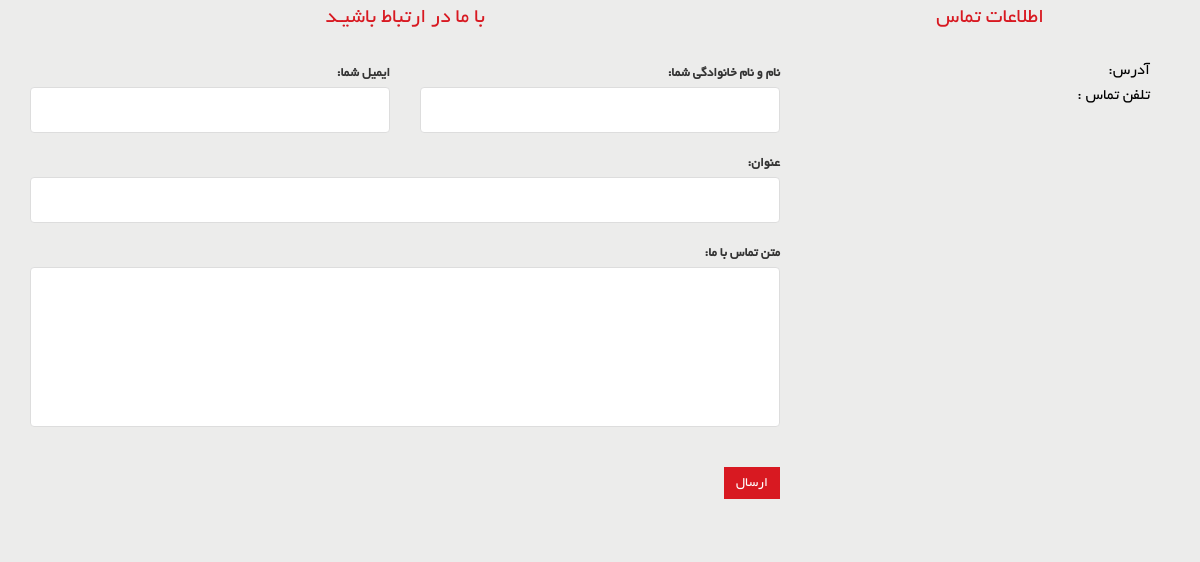
The page /contact-us/ on the database as committed earlier.
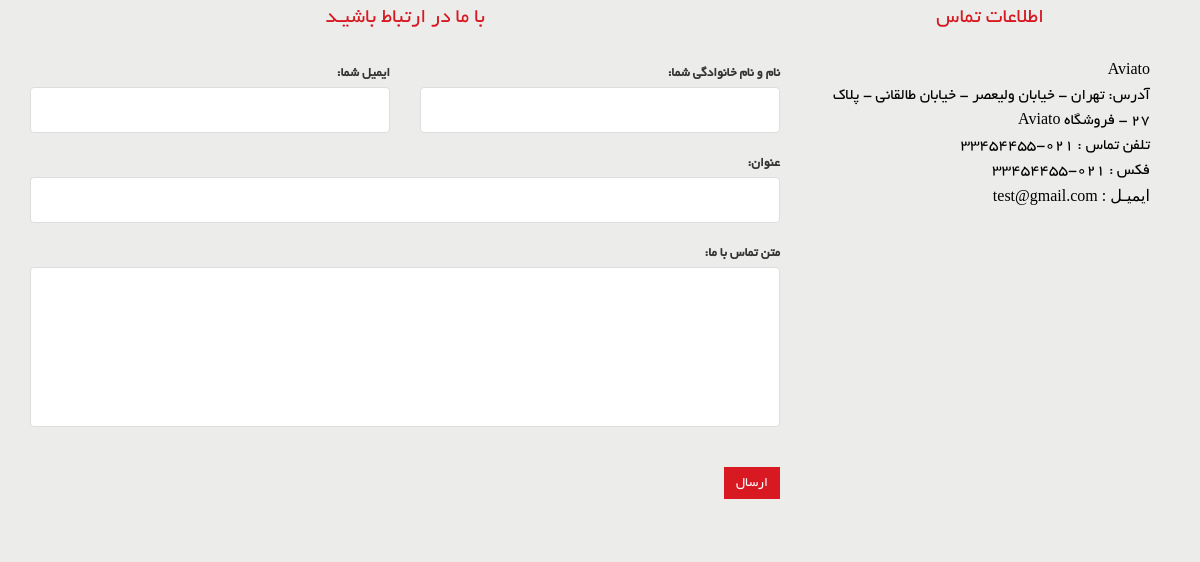
The same page on the database as committed later.
### site_module/models.py (models this page shows, shortened)
class SiteSetting(models.Model):
    site_name = models.CharField(max_length=200, verbose_name='نام سایت')
    site_url = models.CharField(max_length=200, verbose_name='دامنه سایت')
    address = models.CharField(max_length=200, verbose_name='آدرس')
    phone = models.CharField(max_length=200, null=True, blank=True, verbose_name='تلفن')
    fax = models.CharField(max_length=200, null=True, blank=True, verbose_name='فکس')
    email = models.CharField(max_length=200, null=True, blank=True, verbose_name='ایمیل')
    copy_right = models.TextField(verbose_name='متن کپی رایت سایت')
    about_us_text = models.TextField(verbose_name='متن درباره ما سایت')
    site_logo = models.ImageField(upload_to='images/site-setting/', verbose_name='لوگو سایت')
    is_main_setting = models.BooleanField(verbose_name='تنظیمات اصلی')
    class Meta:
        verbose_name = 'تنظیمات سایت'
        verbose_name_plural = 'تنظیمات'

### contact_module/views.py (the view)
# urls.py: path('', views.ContactUsView.as_view(), name='contact_us_page'),
class ContactUsView(CreateView):
    form_class = ContactUsModelForm
    template_name = 'contact_module/contact_us_page.html'
    success_url = '/contact-us/'
    def get_context_data(self, *args, **kwargs):
        context = super().get_context_data(*args, **kwargs)
        setting: SiteSetting = SiteSetting.objects.filter(is_main_setting=True).first()
        context['site_setting'] = setting
        return context

### contact_module/forms.py
class ContactUsModelForm(forms.ModelForm):
    class Meta:
        model = ContactUs
        fields = ['full_name', 'email', 'title', 'message']
        widgets = {
            'full_name': forms.TextInput(attrs={
                'class': 'form-control'
            }),
            'email': forms.TextInput(attrs={
                'class': 'form-control'
            }),
            'title': forms.TextInput(attrs={
                'class': 'form-control'
            }),
            'message': forms.Textarea(attrs={
                'class': 'form-control',
                'rows': 5,
                'id': 'message'
            })
        }
        labels = {
            'full_name': 'نام و نام خانوادگی شما',
            'email': 'ایمیل شما'
        }
        error_messages = {
            'full_name': {
                'required': 'نام و نام خانوادگی اجباری می باشد. لطفا وارد کنید'
            }
        }

### contact_module/templates/contact_module/contact_us_page.html (shortened to what this page needs)
{% extends 'shared/_layout.html' %}
{% block content %}
    <div id="contact-page" class="container">
        <div class="bg">
            <div class="row">
                <div class="col-sm-8">
                    <div class="contact-form">
                        <h2 class="title text-center">با ما در ارتباط باشیـد</h2>
                        <form id="main-contact-form" class="contact-form row" action="{% url 'contact_us_page' %}"
                              method="post">
                            <div class="col-md-6 form-group">
                                {{ form.email.label_tag }}
                                {{ form.email }}
                            </div>
                            <div class="col-md-6 form-group">
                                {{ form.full_name.label_tag }}
                                {{ form.full_name }}
                            </div>
                            <div class="col-md-12 form-group">
                                {{ form.title.label_tag }}
                                {{ form.title }}
                            </div>
                            <div class="col-md-12 form-group">
                                {{ form.message.label_tag }}
                                {{ form.message }}
                            </div>
                            <div class="form-group col-md-12">
                                <button type="submit" class="btn btn-primary pull-right">ارسال</button>
                            </div>
                        </form>
                    </div>
                </div>
                <div class="col-sm-4">
                    <div class="contact-info">
                        <h2 class="title text-center">اطلاعات تماس</h2>
                        <address>
                            <p>{{ site_setting.site_name }}</p>
                            <p> آدرس: {{ site_setting.address }}</p>
                            <p>تلفن تماس : {{ site_setting.phone }}</p>
                            {% if site_setting.fax %}
                                <p>فکس : {{ site_setting.fax }}</p>
                            {% endif %}
                            {% if site_setting.email %}
                                <p style="font-family: tahoma;">ایمیـل : {{ site_setting.email }}</p>
                            {% endif %}
                        </address>
                    </div>
                </div>
            </div>
        </div>
    </div>
{% endblock %}

Rows that differ between the two databases and show on the page:
added SiteSetting: site_name "Aviato", address "تهران - خیابان ولیعصر - خیابان طالقانی - پلاک 27 - فروشگاه Aviato", phone "021-33454455", fax "021-33454455", email "test@gmail.com"
Other text that changed with them:
text now shown: "فکس : ایمیـل :"
